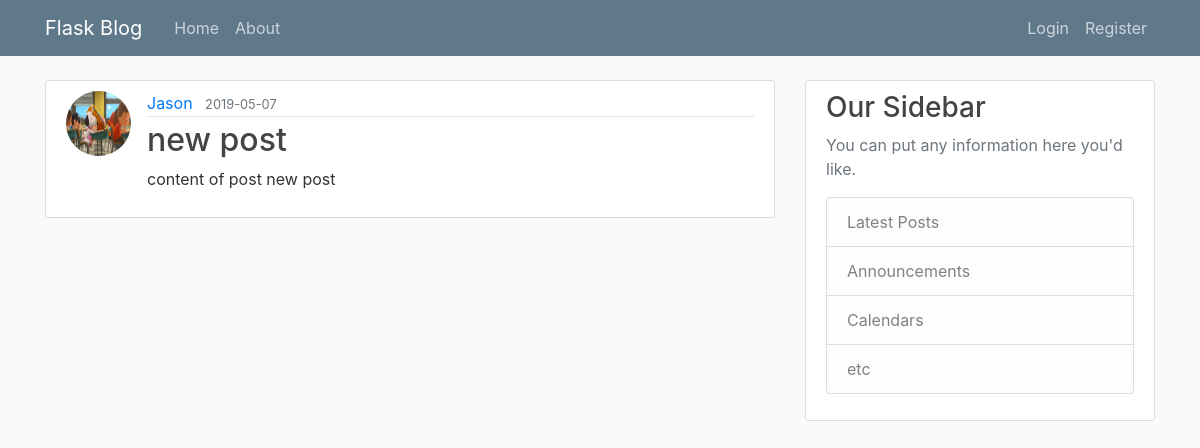
/post/1, run on an earlier commit of the app's database.
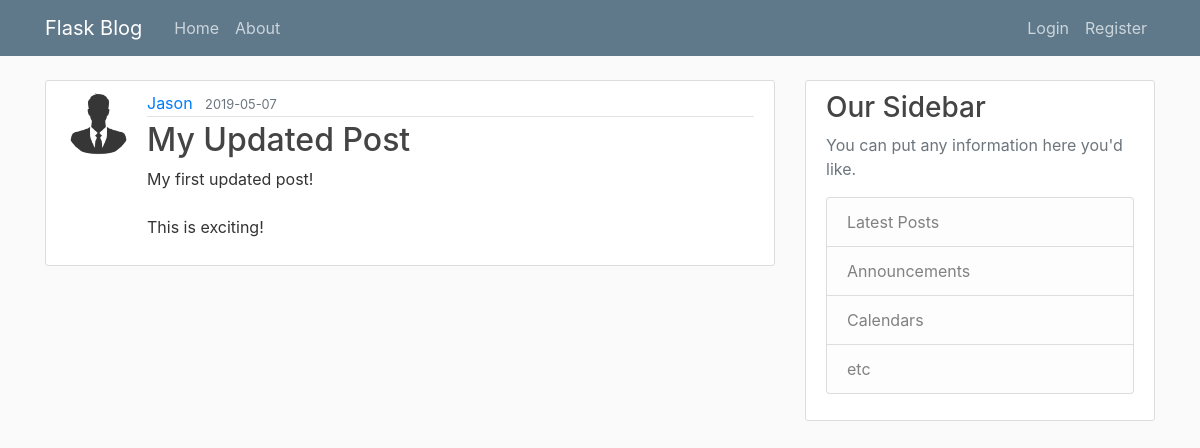
And on a later commit of the database.
### application/models.py (models this page shows, shortened)
class User(db.Model,UserMixin):
    id = db.Column(db.Integer, primary_key=True)
    username = db.Column(db.String(20), unique=True, nullable=False)
    email = db.Column(db.String(60), unique=True, nullable=False)
    password = db.Column(db.String(60), nullable=False)
    image_file = db.Column(db.String(20), nullable=False, default="default.jpg")
    posts = db.relationship("Post", backref="author", lazy=True)

class Post(db.Model):
    id = db.Column(db.Integer, primary_key=True)
    title = db.Column(db.String(100), nullable=False)
    date_posted = db.Column(db.DateTime, nullable=False, default=datetime.utcnow)
    content = db.Column(db.Text, nullable=False)
    user_id = db.Column(db.Integer, db.ForeignKey("user.id"), nullable=False)

### application/routes.py (the view)
@app.route("/post/<int:post_id>")
def post(post_id):
    post = Post.query.get_or_404(post_id)
    return render_template("post.html", title=post.title, post=post)

### application/templates/post.html (shortened to what this page needs)
{% extends "layout.html" %}
{% block content %}
    <article class="media content-section">
        <img class="rounded-circle article-img" src="{{ url_for('static',filename='profile_pics/'+post.author.image_file) }}">
        <div class="media-body">
            <div class="article-metadata">
                <a class="mr-2" href="{{ url_for('user_posts',username = post.author.username) }}">{{ post.author.username }}</a>
                <small class="text-muted">{{ post.date_posted.strftime("%Y-%m-%d") }}</small>
            </div>
            <h2 class="article-title">{{ post.title }}</h2>
            <p class="article-content">{{ post.content }}</p>
        </div>
    </article>
{% endblock content %}

What changed in the data, as far as the page shows it:
changed User "Jason": image_file: picture removed, a placeholder shows
changed Post: title "new post" → "My Updated Post"; content "content of post new post" → "My first updated post! This is exciting!"
